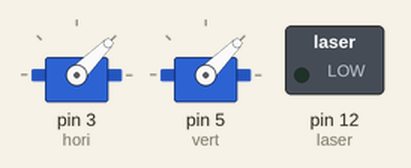
Bench run of a sketch on a simulated Arduino Uno, built with avr-gcc and run on an emulated ATmega328P. Parts: 2 × servo, switched loads named in the sketch (green lamp = pin HIGH).

Above: at 0.05 s.
At 0.35 s:
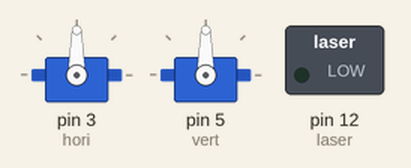
At 0.65 s:
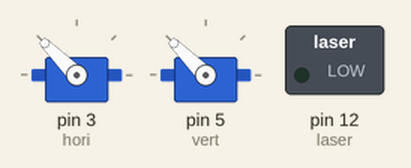
At 1.3 s:
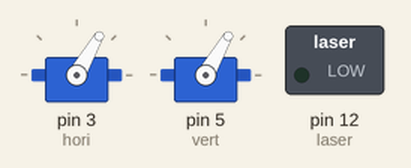
Timing chart, 0 to 3.2 s (numbered marks = the images above):
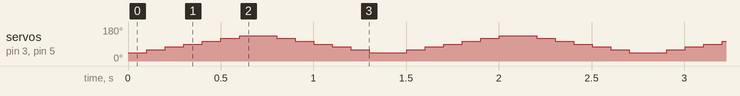

The sketch:

TEST_SERVO.ino
```cpp
#include <Servo.h>
Servo vert,hori;  // create servo object to control a servo
                // a maximum of eight servo objects can be created
int pos = 0; int v=5; int laser = 12;   // variable to store the servo position
void setup()
{
  hori.attach(3);
  vert.attach(5);  // attaches the servo on pin 9,10 to the servo objects
  vert.write(45);
  hori.write(45);
  pinMode(laser, OUTPUT);
}

void loop()
{//digitalWrite(laser, HIGH);
if (pos==135)
{
  v+=10;
  vert.write(v);
}

if (v==135)
exit(1);

  for(pos = 45; pos <= 135; pos += 15)  // goes from 0 degrees to 180 degrees
  {                                  // in steps of 10 degrees
    vert.write(pos);
    hori.write(pos);    // tell servo to go to position in variable 'pos'
    delay(100);                       // waits 100ms for the servo to reach the position
  }
  for(pos =135; pos>=45; pos-=15)     // goes back from 180 degrees to 0 degrees
  {
    vert.write(pos);              // tell servo to go to position in variable 'pos'
    hori.write(pos);
    delay(100);                       // waits 100ms for the servo to reach the position
  }
}
```

Measured:
- by itself, servo on pin 3 (hori), servo on pin 5 (vert): repeats every 1.4 s: 75° 0.10 s, 90° 0.10 s, 105° 0.10 s, 120° 0.10 s, 135° 0.20 s, 120° 0.10 s, 105° 0.10 s, 90° 0.10 s, 75° 0.10 s, 60° 0.10 s, 45° 0.20 s, 60° 0.10 s
